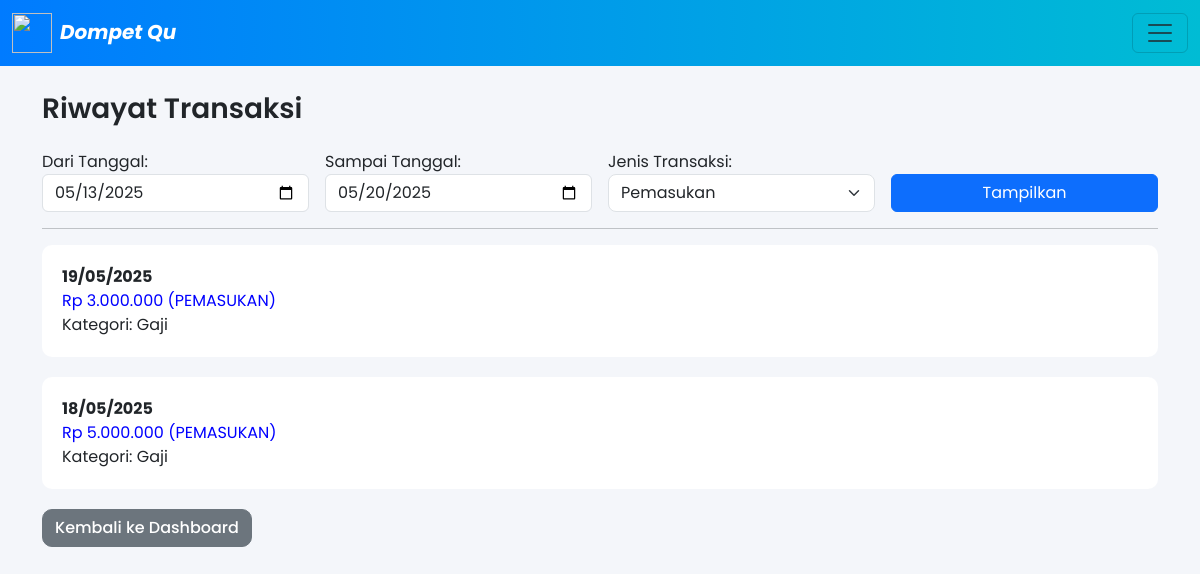
The page /klmpk4_catatan_keungan_pribadi/riwayat_mutasi.php?tipe=pemasukan (signed in) on the database its author committed.
### tables this page shows
CREATE TABLE `saldo` (
  `id` int NOT NULL,
  `tipe` enum('pemasukan','pengeluaran') DEFAULT NULL,
  `kategori` varchar(100) DEFAULT NULL,
  `jumlah` int DEFAULT NULL,
  `tanggal` date DEFAULT NULL
);

### klmpk4_catatan_keungan_pribadi/riwayat_mutasi.php (the view, shortened to what this page needs)
<?php
$conn = new mysqli("localhost", "root", "", "auth_faril");
$tipe = $_GET['tipe'] ?? 'semua';
$dari = $_GET['dari'] ?? date('Y-m-d', strtotime('-7 days'));
$sampai = $_GET['sampai'] ?? date('Y-m-d');
$query = "SELECT * FROM saldo WHERE tanggal BETWEEN ? AND ?";
$params = [$dari, $sampai];
$types = "ss";
if ($tipe !== 'semua') {
    $query .= " AND tipe = ?";
    $params[] = $tipe;
    $types .= "s";
}
$query .= " ORDER BY tanggal DESC";
$stmt = $conn->prepare($query);
$stmt->bind_param($types, ...$params);
$stmt->execute();
$result = $stmt->get_result();
?>
<!DOCTYPE html>
<html lang="id">
<head>
  <link href="https://cdn.jsdelivr.net/npm/bootstrap@5.3.5/dist/css/bootstrap.min.css" rel="stylesheet">
  <link href="https://cdn.jsdelivr.net/npm/bootstrap-icons@1.10.5/font/bootstrap-icons.css" rel="stylesheet">
</head>
<body>
<nav class="navbar bg-light fixed-top">
  <div class="container-fluid">
    <a class="navbar-brand" href="#" style="font-style: italic; font-weight: bold;">
    <img src="img/a.png" width="40" height="40" class="me-2">Dompet Qu</a>
    <button class="navbar-toggler" type="button" data-bs-toggle="offcanvas" data-bs-target="#offcanvasNavbar">
      <span class="navbar-toggler-icon"></span>
    </button>
  </div>
</nav><br>
<div class="container mt-5" >
  <h3 class="mb-4">Riwayat Transaksi</h3>
  <form method="get" class="row g-3">
    <div class="col-md-3">
      <label>Dari Tanggal:</label>
      <input type="date" name="dari" class="form-control" value="<?= $dari ?>" max="<?= date('Y-m-d') ?>">
    </div>
    <div class="col-md-3">
      <label>Sampai Tanggal:</label>
      <input type="date" name="sampai" class="form-control" value="<?= $sampai ?>" max="<?= date('Y-m-d') ?>">
    </div>
    <div class="col-md-3">
      <label>Jenis Transaksi:</label>
      <select name="tipe" class="form-select">
        <option value="pemasukan" <?= $tipe === 'pemasukan' ? 'selected' : '' ?>>Pemasukan</option>
      </select>
    </div>
    <div class="col-md-3 align-self-end">
      <button type="submit" class="btn btn-primary w-100">Tampilkan</button>
    </div>
  </form>
  <hr>
  <?php if ($result->num_rows > 0): ?>
    <?php while ($row = $result->fetch_assoc()): ?>
      <div class="mutasi-box">
        <div class="tanggal"><?= date('d/m/Y', strtotime($row['tanggal'])) ?></div>
        <div class="<?= $row['tipe'] === 'pengeluaran' ? 'debit' : 'kredit' ?>">
          Rp <?= number_format($row['jumlah'], 0, ',', '.') ?>
          (<?= strtoupper($row['tipe']) ?>)
        </div>
        <div>Kategori: <?= htmlspecialchars($row['kategori']) ?></div>
      </div>
    <?php endwhile; ?>
  <?php else: ?>
    <div class="alert alert-warning">Tidak ada transaksi ditemukan pada periode tersebut.</div>
  <?php endif; ?>
  <a href="dashboard.php" class="btn btn-secondary">Kembali ke Dashboard</a>
</div>
</body>
</html>

### klmpk4_catatan_keungan_pribadi/riwayat_mutasi.php (style rules this page uses)
body { background-color: #f5f5f5; padding: 20px; font-family: sans-serif; }
.mutasi-box { background: white; padding: 20px; border-radius: 10px; margin-bottom: 20px; }
.kredit { color: blue; }
.tanggal { font-weight: bold; font-size: 16px; }
body { background-color: #f4f6fa; font-family: 'Poppins', sans-serif; }
.btn-secondary { border-radius: 10px; font-weight: 500; }
h3 { font-weight: 600; margin-bottom: 20px; }
select.form-select { border-radius: 8px; }
.navbar { background: linear-gradient(to right, #007bff, #00bcd4); }
.navbar-brand { color: white !important; font-style: italic; font-weight: bold; }

### rows shown on the page
saldo: tanggal "19/05/2025", jumlah "3.000.000", tipe "PEMASUKAN", kategori "Gaji"
saldo: tanggal "18/05/2025", jumlah "5.000.000", tipe "PEMASUKAN", kategori "Gaji"
